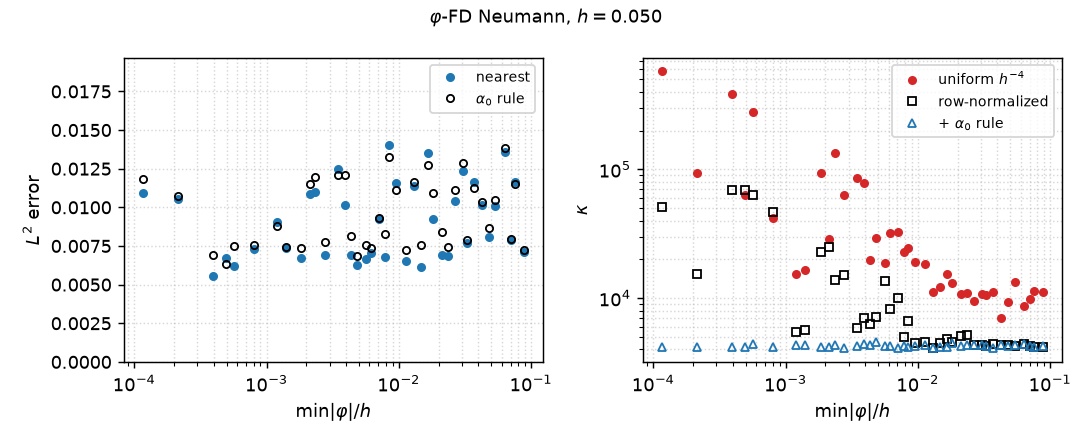

Here is the Python script that generated this plot:
"""
Sensitivity of phi-FD Neumann to the size of the smallest cut cell -- the data
behind Figure fig:cond(a)-(b) of the article.

Same protocol as sensitivity_cutcell.py: the mesh size is fixed (h = 2/N) and
the bean radius Rb is swept, which shifts the interface with respect to the
Cartesian grid so that the smallest coupled cell

    s = min_{(x_i,y_j) in Omega} |phi_ij| / h

spans three decades. For every geometry we record the relative L2 error and the
2-norm condition number of the assembled matrix, for two schemes:

    (i)   the scheme as first written: relaxation rows all scaled by h^-4 and
          alpha0 taken as the nearest interior node;
    (ii)  the same, with each relaxation row normalized by its own sup-norm;
    (iii) the same, with alpha0 additionally required to satisfy
          |phi_alpha0| >= 0.1 h.

Variant (i) shows kappa growing as the cut shrinks. Most of that growth is an
artifact of the uniform h^-4 normalization, removed by (ii). What remains comes
from interior nodes lying essentially on Gamma being chosen as alpha0 for two
different boundary nodes, which makes their two relaxation equations
proportional; (iii) removes it and leaves kappa flat in s. Variants (i) and (ii)
differ by a row scaling only, so they give the same discrete solution; (iii)
changes which interior node is coupled, hence the second error curve.

The script prints the curves as pgfplots "coordinates {...}" lists ready to
paste into main.tex, and saves sensitivity_kappa.dat and sensitivity_kappa.png.
"""

import warnings

import numpy as np

from levelset import make_phi
from phiFD_poisson_neumann_bean import solve
from sensitivity_cutcell import (SMIN, SMAX, pgf_coords, smallest_cut,
                                 subsample)

warnings.filterwarnings("ignore")                 # scipy sparse dtype FutureWarnings

N = 40                                            # h = 0.05, as in fig:cond
BOX = (-1.0, 1.0)
CFG = [("h4",   "uniform $h^{-4}$",  dict(row_scaling="h4", alpha0_rule="nearest")),
       ("norm", "row-normalized",    dict(row_scaling="norm", alpha0_rule="nearest")),
       ("safe", "+ $\\alpha_0$ rule", dict(row_scaling="norm", alpha0_rule="safe"))]


def pick_geometries():
    """The *exact* 40 geometries of the published Figure fig:cond.

    They are the subsample (sensitivity_cutcell.subsample) of the radius sweep
    np.linspace(0.40, 0.60, 240) restricted to SMIN <= min|phi|/h <= SMAX, i.e.
    the ones already plotted in panel (a). Reusing them makes the stabilized and
    unstabilized curves a paired comparison on identical geometries, and leaves
    panel (a) of the article unchanged.
    """
    radii = np.linspace(0.40, 0.60, 240)
    s = np.array([smallest_cut(make_phi(Rb=R), N=N, box=BOX) for R in radii])
    keep = (s >= SMIN) & (s <= SMAX)
    radii, s = radii[keep], s[keep]
    order = np.argsort(s)                         # subsample() expects sorted s
    radii, s = radii[order], s[order]
    idx = subsample(s)
    return radii[idx], s[idx]


def run():
    """Return (s, L2_nearest, L2_safe, kappa_h4, kappa_norm, kappa_safe, drift)."""
    radii, s = pick_geometries()
    print(f"{len(s)} geometries, h = {2.0 / N:.4f}, "
          f"cut range [{s.min():.2e}, {s.max():.2e}]\n")
    print(f"{'min|phi|/h':>11} {'L2 near':>11} {'L2 safe':>11} "
          + " ".join(f"{k:>12}" for k, _, _ in CFG))
    rows = []
    for Rb, si in zip(radii, s):
        phi = make_phi(Rb=Rb)
        kap = [np.linalg.cond(solve(N, phi, box=BOX, return_A=True, **kw).toarray())
               for _, _, kw in CFG]
        e = [solve(N, phi, box=BOX, **kw)[0] for _, _, kw in CFG]
        # (i) and (ii) differ by a row scaling only, so their solutions coincide;
        # (iii) changes which interior node is coupled, hence a different scheme.
        drift = abs(e[0] - e[1]) / e[0]      # round-off only, in exact arithmetic 0
        rows.append((si, e[0], e[2], *kap, drift))
        print(f"{si:11.3e} {e[0]:11.3e} {e[2]:11.3e} " + " ".join(f"{k:12.3e}" for k in kap)
              + f"  drift={drift:8.1e}")
    return np.array(sorted(rows))


def report(a):
    """Print the summary statistics quoted in the article."""
    s = a[:, 0]
    slope = lambda v: np.polyfit(np.log(s), np.log(v), 1)[0]
    print(f"\n{'':>18} {'min':>11} {'max':>11} {'max/min':>9} {'slope in s':>11}")
    for c, (_, lab, _) in enumerate(CFG):
        v = a[:, 3 + c]
        print(f"{lab:>18} {v.min():11.3e} {v.max():11.3e} "
              f"{v.max() / v.min():9.2f} {slope(v):+11.2f}")
    print(f"{'scaling drift':>18} {a[:,6].min():11.3e} {a[:,6].max():11.3e}"
          "   (relative L2 difference between the h^-4 and the normalized rows)")
    for lab, e in (("L2 nearest", a[:, 1]), ("L2 alpha0 rule", a[:, 2])):
        print(f"{lab:>18} {e.min():11.3e} {e.max():11.3e} "
          f"{e.max() / e.min():9.2f} {slope(e):+11.2f}")


if __name__ == "__main__":
    a = run()
    report(a)
    s, e, e2 = a[:, 0], a[:, 1], a[:, 2]
    np.savetxt("sensitivity_kappa.dat", a,
               header="min|phi|/h   L2(nearest)   L2(alpha0 rule)   "
                      "kappa(h4)   kappa(norm)   kappa(safe)",
               fmt="%.6e")

    print("\n% --- fig:cond(a): L2 error vs smallest cut ---")
    print("% nearest alpha0\n\\addplot[only marks,mark=*,mark size=1pt,color=blue] "
          f"coordinates {{{pgf_coords(s, e)}}};")
    print("% alpha0 rule\n\\addplot[only marks,mark=o,mark size=1pt,color=black] "
          f"coordinates {{{pgf_coords(s, e2)}}};")
    print("\n% --- fig:cond(b): condition number vs smallest cut ---")
    for c, (key, lab, _) in enumerate(CFG):
        mark = ("*", "o", "x")[c]
        col = ("red", "black", "blue")[c]
        print(f"% {lab}\n\\addplot[only marks,mark={mark},mark size=1pt,color={col}] "
              f"coordinates {{{pgf_coords(s, a[:, 3 + c])}}};")

    try:
        import matplotlib
        matplotlib.use("Agg")
        import matplotlib.pyplot as plt
        fig, (ax1, ax2) = plt.subplots(1, 2, figsize=(8.4, 3.4))
        ax1.semilogx(s, e, "o", ms=4, color="tab:blue", label="nearest")
        ax1.semilogx(s, e2, "o", ms=4, mfc="none", color="k", label=r"$\alpha_0$ rule")
        ax1.legend(fontsize=8)
        ax1.set_ylim(0, 1.4 * max(e.max(), e2.max())); ax1.set_ylabel(r"$L^2$ error")
        for c, (key, lab, _) in enumerate(CFG):
            ax2.loglog(s, a[:, 3 + c], ("o", "s", "^")[c], ms=4,
                       mfc="none" if c else None,
                       color=("tab:red", "k", "tab:blue")[c], label=lab)
        ax2.set_ylabel(r"$\kappa$"); ax2.legend(fontsize=8)
        for ax in (ax1, ax2):
            ax.set_xlabel(r"$\min|\varphi|/h$")
            ax.grid(True, which="both", ls=":", alpha=0.5)
        fig.suptitle(rf"$\varphi$-FD Neumann, $h={2.0 / N:.3f}$", fontsize=10)
        fig.tight_layout(); fig.savefig("sensitivity_kappa.png", dpi=130)
        print("\nsaved sensitivity_kappa.png and sensitivity_kappa.dat")
    except ImportError:
        print("\n(matplotlib not available -- skipped PNG)")
